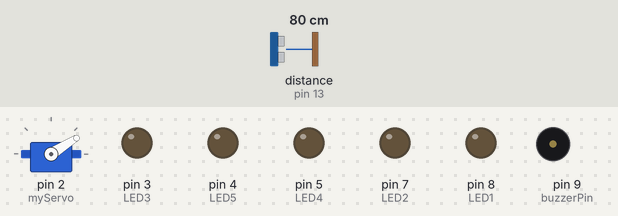
Bench run of a sketch on a simulated Arduino Uno, built with avr-gcc and run on an emulated ATmega328P. Shown: servo, output pins drawn as LEDs (lit = HIGH), buzzer (waves = sounding, pin HIGH). Wiring (inferred from the names in the program): ultrasonic range finder: trigger pin 12; echo pin 13. Dashed ring = blinking. The inputs (shaded band) are chosen by the test bench; at power-on: distance to the obstacle (sensor on pin 13) 80 cm. The echo pulse lasts 58.3 µs per cm; pins used as bus, display or sensor lines are not drawn; what the sketch prints to the serial monitor is not drawn.

Above: at 1.2 s.
1.3 s: distance to the obstacle (sensor on pin 13) set to 2 cm
At 1.5 s:
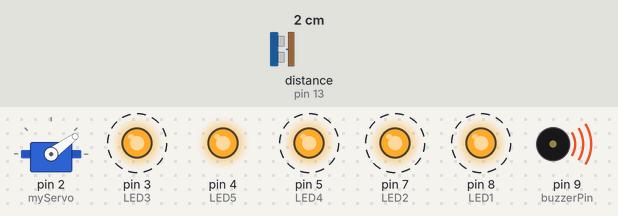
4.3 s: distance to the obstacle (sensor on pin 13) set to 35 cm
At 4.49 s:
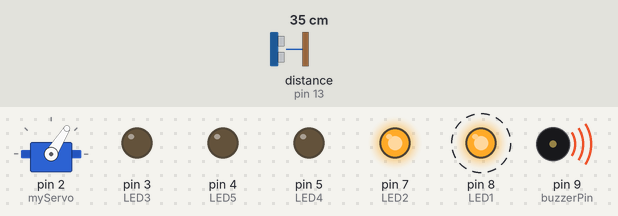
7.3 s: distance to the obstacle (sensor on pin 13) set to 250 cm
10.3 s: distance to the obstacle (sensor on pin 13) set to 47 cm
At 10.7 s:
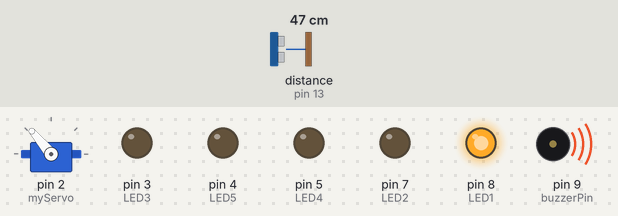
13.3 s: distance to the obstacle (sensor on pin 13) set to 9 cm
At 13.71 s:
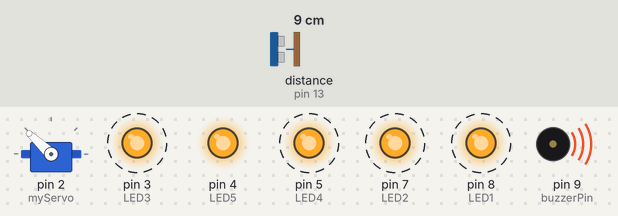
16.3 s: distance to the obstacle (sensor on pin 13) set to 14 cm
At 16.53 s:
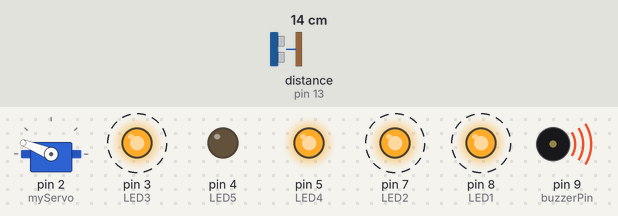
Timing chart, 0 to 20.3 s (numbered marks = the images above; inputs shaded):
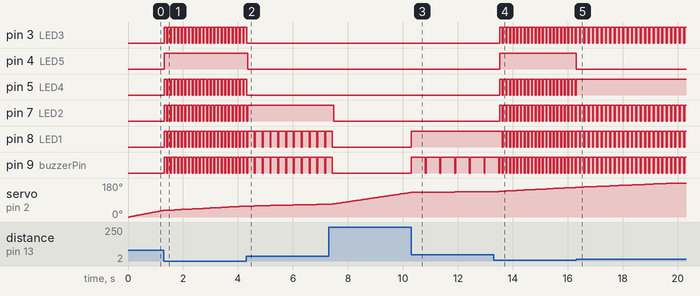

The sketch:

Arduino.ino
```cpp
// Includes the Servo library
#include <Servo.h>

// Defines Trigger (trig) and Echo pins of the Ultrasonic Sensor
const int trig = 12;
const int echo = 13;

// Defines LED pins
const int LED1 = 8;
const int LED2 = 7;
const int LED3 = 3;
const int LED4 = 5;
const int LED5 = 4;

// Defines the buzzer pin
const int buzzerPin = 9;

// Variables for the duration and the distance
long duration;
long distance;
float new_delay = 500;
Servo myServo; // Creates a servo object for controlling the servo motor

void setup() {
  // Initialize pins as INPUT or OUTPUT
  pinMode(trig, OUTPUT);
  pinMode(echo, INPUT);
  pinMode(LED1, OUTPUT);
  pinMode(LED2, OUTPUT);
  pinMode(LED3, OUTPUT);
  pinMode(LED4, OUTPUT);
  pinMode(LED5, OUTPUT);
  pinMode(buzzerPin, OUTPUT);

  // Initialize Serial communication for debugging
  Serial.begin(9600);

  // Attach the servo motor to pin 2
  myServo.attach(2);
}

void loop() {
  // Rotates the servo motor from 0 to 360 degrees
  for (int i = 0; i <= 360; i++) {
    myServo.write(i);
    delay(30);
    distance = calculateDistance(); // Calls a function for calculating the distance measured by the Ultrasonic sensor for each degree
    glow_beep();
    Serial.print(i); // Sends the current degree into the Serial Port
    Serial.print(","); // Sends addition character right next to the previous value needed later in the Processing IDE for indexing
    Serial.print(distance); // Sends the distance value into the Serial Port
    Serial.print("."); // Sends addition character right next to the previous value needed later in the Processing IDE for indexing
  }

  // Repeats the previous lines from 360 to 0 degrees
  for (int i = 360; i >= 0; i--) {
    myServo.write(i);
    delay(30);
    distance = calculateDistance();
    glow_beep();
    Serial.print(i);
    Serial.print(",");
    Serial.print(distance);
    Serial.print(".");
  }
}

// Function for calculating the distance measured by the Ultrasonic sensor
int calculateDistance() {
  digitalWrite(trig, HIGH);
  delayMicroseconds(1000);
  digitalWrite(trig, LOW);
  duration = pulseIn(echo, HIGH);
  distance = (duration / 2) / 28.5;
  return distance;
}

// Function for controlling LEDs and buzzer based on distance
void glow_beep() {
  if (distance >= 1 && distance <= 10) {
    digitalWrite(LED1, HIGH);
    digitalWrite(LED2, HIGH);
    digitalWrite(LED3, HIGH);
    digitalWrite(LED4, HIGH);
    digitalWrite(LED5, HIGH);
    digitalWrite(buzzerPin, HIGH);
    delay(new_delay / 5);
    digitalWrite(buzzerPin, LOW);
  } else {
    digitalWrite(LED5, LOW);
    digitalWrite(buzzerPin, LOW);
  }

  if (distance >= 11 && distance <= 20) {
    digitalWrite(LED1, HIGH);
    digitalWrite(LED2, HIGH);
    digitalWrite(LED3, HIGH);
    digitalWrite(LED4, HIGH);
    digitalWrite(buzzerPin, HIGH);
    delay(new_delay / 4);
    digitalWrite(buzzerPin, LOW);
  } else {
    digitalWrite(LED4, LOW);
    digitalWrite(buzzerPin, LOW);
  }

  if (distance >= 21 && distance <= 30) {
    digitalWrite(LED1, HIGH);
    digitalWrite(LED2, HIGH);
    digitalWrite(LED3, HIGH);
    digitalWrite(buzzerPin, HIGH);
    delay(new_delay / 3);
    digitalWrite(buzzerPin, LOW);
  } else {
    digitalWrite(LED3, LOW);
    digitalWrite(buzzerPin, LOW);
  }

  if (distance >= 31 && distance <= 40) {
    digitalWrite(LED1, HIGH);
    digitalWrite(LED2, HIGH);
    digitalWrite(buzzerPin, HIGH);
    delay(new_delay / 2);
    digitalWrite(buzzerPin, LOW);
  } else {
    digitalWrite(LED2, LOW);
    digitalWrite(buzzerPin, LOW);
  }

  if (distance >= 41 && distance <= 50) {
    digitalWrite(LED1, HIGH);
    digitalWrite(buzzerPin, HIGH);
    delay(new_delay);
    digitalWrite(buzzerPin, LOW);
  } else {
    digitalWrite(LED1, LOW);
    digitalWrite(buzzerPin, LOW);
  }
}
```

Measured:
- the behaviour switches between 11 and 12 cm on distance to the obstacle (sensor on pin 13) (found by bisection; images 4 and 5)
- after the input at 1.3 s, pin 3 (LED3), pin 5 (LED4), pin 7 (LED2), pin 8 (LED1), pin 9 (buzzerPin): alternates HIGH for 0.10 s and LOW for 0.03 s, starting at once; pin 4 (LED5): LOW → HIGH at once
- after the input at 4.3 s, pin 3 (LED3), pin 5 (LED4): goes on until 4.3 s, then stays LOW; pin 4 (LED5): HIGH → LOW after 0.05 s; pin 7 (LED2): goes on until 4.3 s, then stays HIGH; pin 8 (LED1), pin 9 (buzzerPin): alternates HIGH for 0.25 s and LOW for 0.03 s, starting after 0.30 s
- after the input at 7.3 s, pin 7 (LED2): HIGH → LOW after 0.19 s; pin 8 (LED1), pin 9 (buzzerPin): goes on until 7.4 s, then stays LOW
- after the input at 10.3 s, pin 8 (LED1): LOW → HIGH at once; pin 9 (buzzerPin): alternates HIGH for 0.50 s and LOW for 0.03 s, starting at once
- after the input at 13.3 s, pin 3 (LED3), pin 5 (LED4), pin 7 (LED2): alternates HIGH for 0.10 s and LOW for 0.03 s, starting after 0.22 s; pin 4 (LED5): LOW → HIGH after 0.22 s; pin 8 (LED1), pin 9 (buzzerPin): alternates HIGH for 0.10 s and LOW for 0.03 s, starting after 0.32 s
- after the input at 16.3 s, pin 4 (LED5): HIGH → LOW at once; pin 5 (LED4): goes on until 16.3 s, then stays HIGH
